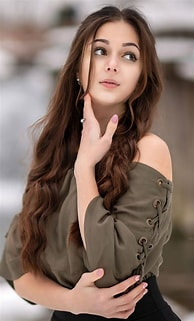
#> input picture girl.jpg, 194 x 321 px
$ python pas.py
#> lines starting #> are read from the running program, lines starting #| are printed output that depends on the picture
import cv2
import numpy as np

def pastel_effect(image_path, output_path='pastel_output.jpg'):
    # Load image
#> called with image_path = 'girl.jpg', output_path = 'pastel_output.jpg'
    img = cv2.imread(image_path)
#> img is the input picture: shape (321, 194, 3); mean B, G, R 98.5, 108.8, 129.6
    img = cv2.cvtColor(img, cv2.COLOR_BGR2RGB)

    # Step 1: Bilateral Filter for soft color transitions
    pastel = cv2.bilateralFilter(img, d=9, sigmaColor=75, sigmaSpace=75)

    # Step 2: Slight color boost
    pastel = cv2.convertScaleAbs(pastel, alpha=1.1, beta=10)
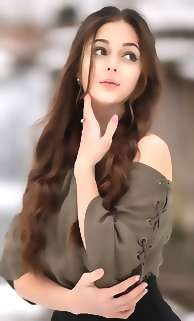
#> pastel: shape (321, 194, 3); mean R, G, B 151.7, 129.6, 118.3

    # Step 3: Light Gaussian Blur
    pastel = cv2.GaussianBlur(pastel, (5, 5), 0)
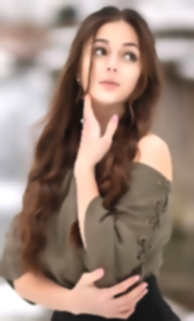
#> pastel: shape (321, 194, 3); mean R, G, B 151.7, 129.6, 118.3

    # Step 4: Add slight noise for pastel texture
    noise = np.random.normal(0, 10, pastel.shape).astype(np.uint8)
    pastel = cv2.add(pastel, noise)
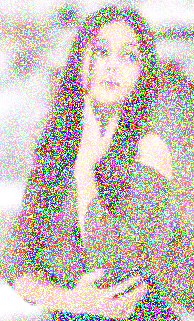
#> pastel: shape (321, 194, 3); mean R, G, B 202.6, 190.6, 184.6

    # Step 5: Save or show
    pastel_bgr = cv2.cvtColor(pastel, cv2.COLOR_RGB2BGR)
    cv2.imwrite(output_path, pastel_bgr)

    return pastel

# Example usage:
pastel_image = pastel_effect("girl.jpg")
import matplotlib.pyplot as plt

def show_image(img):
    plt.imshow(img)
    plt.axis('off')
    plt.show()

# After pastel_effect returns
show_image(pastel_image)
